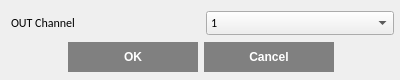
<?xml version="1.0" encoding="UTF-8"?>
<ui version="4.0">
 <class>node_out_select</class>
 <widget class="QDialog" name="node_out_select">
  <property name="enabled">
   <bool>true</bool>
  </property>
  <property name="geometry">
   <rect>
    <x>0</x>
    <y>0</y>
    <width>400</width>
    <height>80</height>
   </rect>
  </property>
  <property name="sizePolicy">
   <sizepolicy hsizetype="Fixed" vsizetype="Fixed">
    <horstretch>0</horstretch>
    <verstretch>0</verstretch>
   </sizepolicy>
  </property>
  <property name="minimumSize">
   <size>
    <width>400</width>
    <height>80</height>
   </size>
  </property>
  <property name="maximumSize">
   <size>
    <width>400</width>
    <height>80</height>
   </size>
  </property>
  <property name="font">
   <font>
    <family>Calibri</family>
   </font>
  </property>
  <property name="windowTitle">
   <string>Dialog</string>
  </property>
  <property name="sizeGripEnabled">
   <bool>false</bool>
  </property>
  <property name="modal">
   <bool>false</bool>
  </property>
  <widget class="QWidget" name="layoutWidget">
   <property name="geometry">
    <rect>
     <x>11</x>
     <y>10</y>
     <width>383</width>
     <height>65</height>
    </rect>
   </property>
   <layout class="QVBoxLayout" name="verticalLayout">
    <item>
     <layout class="QHBoxLayout" name="horizontalLayout">
      <item>
       <widget class="QLabel" name="label_1">
        <property name="font">
         <font>
          <family>Calibri</family>
          <pointsize>9</pointsize>
          <weight>50</weight>
          <bold>false</bold>
         </font>
        </property>
        <property name="layoutDirection">
         <enum>Qt::LeftToRight</enum>
        </property>
        <property name="frameShadow">
         <enum>QFrame::Plain</enum>
        </property>
        <property name="text">
         <string>OUT Channel</string>
        </property>
        <property name="textFormat">
         <enum>Qt::AutoText</enum>
        </property>
        <property name="scaledContents">
         <bool>false</bool>
        </property>
        <property name="wordWrap">
         <bool>false</bool>
        </property>
       </widget>
      </item>
      <item>
       <widget class="QComboBox" name="comboBox">
        <property name="font">
         <font>
          <family>Calibri</family>
         </font>
        </property>
        <property name="styleSheet">
         <string notr="true">QComboBox QAbstractItemView
{
     border: 1px solid rgb(161,161,161);
}

QComboBox QAbstractItemView::item
{
    height: 24px;
}

QComboBox QAbstractItemView::item:selected
{	
    background-color: rgba(54, 98, 180);
}</string>
        </property>
        <item>
         <property name="text">
          <string>1</string>
         </property>
        </item>
        <item>
         <property name="text">
          <string>2</string>
         </property>
        </item>
        <item>
         <property name="text">
          <string>3</string>
         </property>
        </item>
        <item>
         <property name="text">
          <string>4</string>
         </property>
        </item>
       </widget>
      </item>
     </layout>
    </item>
    <item>
     <widget class="QDialogButtonBox" name="buttonBox">
      <property name="minimumSize">
       <size>
        <width>380</width>
        <height>30</height>
       </size>
      </property>
      <property name="maximumSize">
       <size>
        <width>380</width>
        <height>30</height>
       </size>
      </property>
      <property name="font">
       <font>
        <family>Calibri</family>
        <pointsize>10</pointsize>
        <weight>75</weight>
        <italic>false</italic>
        <bold>true</bold>
        <underline>false</underline>
        <strikeout>false</strikeout>
        <kerning>true</kerning>
       </font>
      </property>
      <property name="autoFillBackground">
       <bool>false</bool>
      </property>
      <property name="styleSheet">
       <string notr="true">QDialogButtonBox {
    button-layout: 0;
}

QPushButton{
	font: 75 9pt &quot;Calibri&quot;;
	font-weight: bold;
    background: gray;
    color: white;

	border-radius: 0px;
    
	width: 120px;
	height: 20px;
    padding: 5px;
}

QPushButton:disabled {
	background:  #595959;
	color: gray;
}

QPushButton:enabled {
    background: gray;
    color: white;
}

QPushButton:hover {
	background: gray;
	color: black;
}

QPushButton:pressed {
	background: lightgray;
	color: black;
	border-width: 3px;
	border-style: solid;
	border-color: gray;
}
</string>
      </property>
      <property name="orientation">
       <enum>Qt::Horizontal</enum>
      </property>
      <property name="standardButtons">
       <set>QDialogButtonBox::Cancel|QDialogButtonBox::Ok</set>
      </property>
      <property name="centerButtons">
       <bool>true</bool>
      </property>
     </widget>
    </item>
   </layout>
  </widget>
 </widget>
 <resources/>
 <connections>
  <connection>
   <sender>buttonBox</sender>
   <signal>rejected()</signal>
   <receiver>node_out_select</receiver>
   <slot>reject()</slot>
   <hints>
    <hint type="sourcelabel">
     <x>179</x>
     <y>76</y>
    </hint>
    <hint type="destinationlabel">
     <x>179</x>
     <y>49</y>
    </hint>
   </hints>
  </connection>
  <connection>
   <sender>buttonBox</sender>
   <signal>accepted()</signal>
   <receiver>node_out_select</receiver>
   <slot>accept()</slot>
   <hints>
    <hint type="sourcelabel">
     <x>179</x>
     <y>76</y>
    </hint>
    <hint type="destinationlabel">
     <x>179</x>
     <y>49</y>
    </hint>
   </hints>
  </connection>
 </connections>
</ui>
